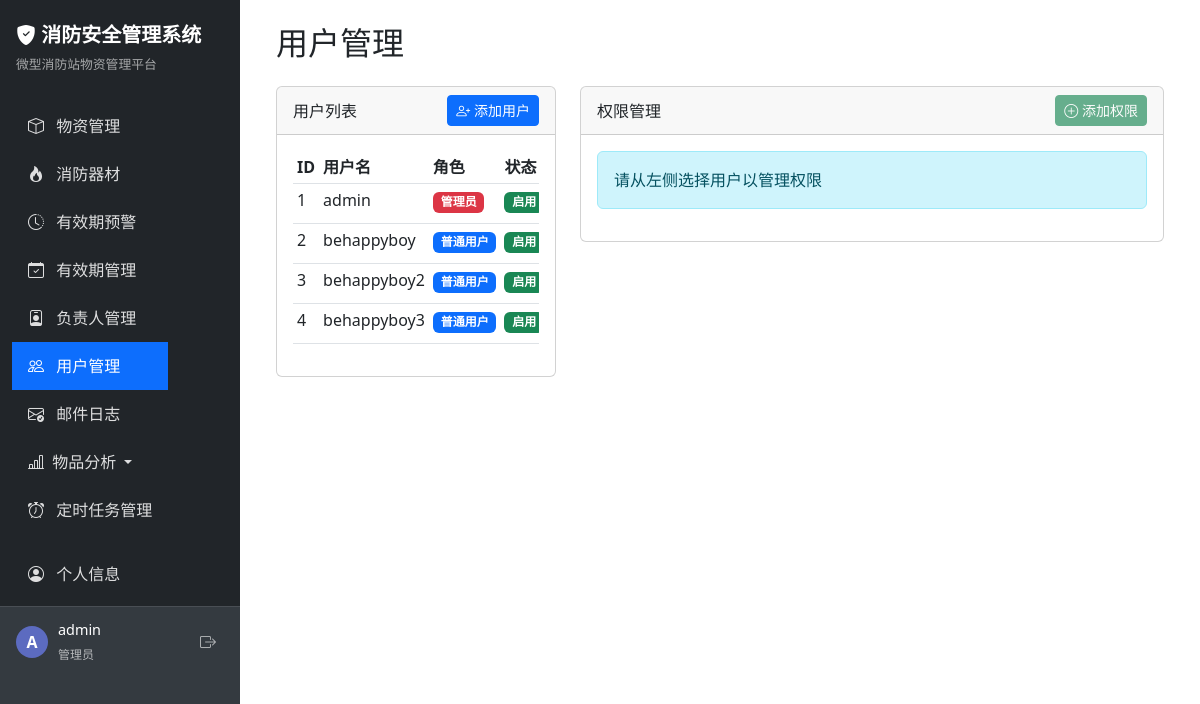
The app's page /admin/users (signed in) with its own data.
### app/models/user.py (models this page shows, shortened)
class User(UserMixin, db.Model):
    __tablename__ = 'user'
    id = db.Column(db.Integer, primary_key=True)
    username = db.Column(db.String(80), unique=True, nullable=False)
    password_hash = db.Column(db.String(256), nullable=False)
    role = db.Column(db.String(20), default='user')  # admin 或 user
    is_active = db.Column(db.Boolean, default=True)  # 账号是否启用
    email = db.Column(db.String(120))  # 添加邮箱字段

### app/routes/admin.py (the view)
    def decorated_function(*args, **kwargs):
        if not current_user.is_authenticated or current_user.role != 'admin':
            flash('您没有访问此页面的权限')
            return redirect(url_for('station.index'))
        return f(*args, **kwargs)

### app/routes/admin.py (called while the page is built)
def admin_required(f):
    def decorated_function(*args, **kwargs):
        if not current_user.is_authenticated or current_user.role != 'admin':
            flash('您没有访问此页面的权限')
            return redirect(url_for('station.index'))
        return f(*args, **kwargs)
    decorated_function.__name__ = f.__name__
    return decorated_function

@admin_bp.route('/users')
@login_required
@admin_required
def users():
    try:
        users = User.query.all()
        return render_template('admin/users.html', users=users)
    except Exception as e:
        import traceback
        traceback.print_exc()  # 打印完整堆栈到控制台
        flash(f'加载用户数据出错: {str(e)}', 'danger')
        return redirect(url_for('index'))

### app/templates/admin/users.html (shortened to what this page needs)
{% extends 'base.html' %}
{% block content %}
<div class="container-fluid">
    <h2 class="mb-4">用户管理</h2>
    <div class="row">
        <div class="col-md-4">
            <div class="card">
                <div class="card-header d-flex justify-content-between align-items-center">
                    <span>用户列表</span>
                    <button class="btn btn-primary btn-sm" data-bs-toggle="modal" data-bs-target="#addUserModal">
                        <i class="bi bi-person-plus"></i> 添加用户
                    </button>
                </div>
                <div class="card-body">
                    {% if users %}
                    <div class="table-responsive">
                        <table class="table table-hover table-sm">
                            <thead>
                                <tr>
                                    <th>ID</th>
                                    <th>用户名</th>
                                    <th>角色</th>
                                    <th>状态</th>
                                </tr>
                            </thead>
                            <tbody>
                                {% for user in users %}
                                <tr data-user-id="{{ user.id }}" class="user-row {% if selected_user_id == user.id %}selected-user{% endif %}">
                                    <td>{{ user.id }}</td>
                                    <td>{{ user.username }}</td>
                                    <td>
                                        <span class="badge {% if user.role == 'admin' %}bg-danger{% else %}bg-primary{% endif %}">
                                            {{ '管理员' if user.role == 'admin' else '普通用户' }}
                                        </span>
                                    </td>
                                    <td>
                                        <span class="badge {% if user.is_active %}bg-success{% else %}bg-secondary{% endif %}">
                                            {{ '启用' if user.is_active else '禁用' }}
                                        </span>
                                    </td>
                                </tr>
                                {% endfor %}
                            </tbody>
                        </table>
                    </div>
                    {% else %}
                    <div class="alert alert-info">暂无用户数据</div>
                    {% endif %}
                </div>
            </div>
        </div>
        <div class="col-md-8">
            <div class="card">
                <div class="card-header d-flex justify-content-between align-items-center">
                    <div>
                        <span>权限管理</span>
                    </div>
                    <button id="add-permission-btn" class="btn btn-success btn-sm" data-bs-toggle="modal" data-bs-target="#addPermissionModal" disabled>
                        <i class="bi bi-plus-circle"></i> 添加权限
                    </button>
                </div>
                <div class="card-body">
                    <div id="permissions-placeholder" class="alert alert-info">
                        请从左侧选择用户以管理权限
                    </div>
                </div>
            </div>
        </div>
    </div>
</div>
{% endblock %}

### app/templates/base.html (shortened to what this page needs)
<!DOCTYPE html>
<html lang="zh-CN">
<head>
    <link href="https://cdn.jsdelivr.net/npm/bootstrap@5.3.0/dist/css/bootstrap.min.css" rel="stylesheet">
    <link href="https://cdn.jsdelivr.net/npm/bootstrap-icons@1.11.0/font/bootstrap-icons.css" rel="stylesheet">
</head>
<body>
    <div class="wrapper">
        <nav class="sidebar" id="sidebar">
            <div class="sidebar-header">
                <a href="{{ url_for('index') }}">
                    <i class="bi bi-shield-fill-check"></i> 消防安全管理系统
                </a>
                <div class="subtitle">微型消防站物资管理平台</div>
            </div>
            <div class="sidebar-nav">
                <nav class="navbar navbar-dark bg-dark">
                    <div class="container-fluid">
                        <ul class="navbar-nav">
                            <li class="nav-item">
                                <a class="nav-link {% if request.path.startswith('/station') %}active{% endif %}
                                          {% if not user_permissions_by_type.micro_station and current_user.role != 'admin' %}no-permission{% endif %}"
                                   href="{{ url_for('station.index') }}"
                                   >
                                    <i class="bi bi-box"></i> 物资管理
                                </a>
                            </li>
                            <li class="nav-item">
                                <a class="nav-link {% if request.path.startswith('/equipment') %}active{% endif %}
                                          {% if not user_permissions_by_type.fire_equipment and current_user.role != 'admin' %}no-permission{% endif %}"
                                   href="{{ url_for('equipment.index') }}"
                                   >
                                    <i class="bi bi-fire"></i> 消防器材
                                </a>
                            </li>
                            <li class="nav-item">
                                <a class="nav-link {% if request.path == '/admin/expiry_alert' %}active{% endif %}
                                          {% if not can_view_expiry_alert %}no-permission{% endif %}"
                                   href="{{ url_for('admin.expiry_alert') }}"
                                   >
                                    <i class="bi bi-clock-history"></i> 有效期预警
                                </a>
                            </li>
                            {% if current_user.role == 'admin' %}
                            <li class="nav-item">
                                <a class="nav-link {% if request.path == '/admin/expiry' %}active{% endif %}" href="{{ url_for('admin.expiry') }}">
                                    <i class="bi bi-calendar-check"></i> 有效期管理
                                </a>
                            </li>
                            <li class="nav-item">
                                <a class="nav-link {% if request.path == '/admin/responsible' %}active{% endif %}" href="{{ url_for('admin.responsible') }}">
                                    <i class="bi bi-person-badge"></i> 负责人管理
                                </a>
                            </li>
                            <li class="nav-item">
                                <a class="nav-link {% if request.path == '/admin/users' %}active{% endif %}" href="{{ url_for('admin.users') }}">
                                    <i class="bi bi-people"></i> 用户管理
                                </a>
                            </li>
                            <li class="nav-item">
                                <a class="nav-link {% if request.path == '/admin/mail_logs' %}active{% endif %}" href="{{ url_for('admin.mail_logs') }}">
                                    <i class="bi bi-envelope-check"></i> 邮件日志
                                </a>
                            </li>
                            {% if current_user.is_authenticated and current_user.role == 'admin' %}
                            <li class="nav-item dropdown">
                                <a class="nav-link dropdown-toggle" href="#" id="analysisDropdown" role="button" data-bs-toggle="dropdown" aria-expanded="false">
                                    <i class="bi bi-bar-chart-line me-1"></i> 物品分析
                                </a>
                            </li>
                            {% endif %}
                            <li class="nav-item">
                                <a class="nav-link {% if request.path.startswith('/scheduler') %}active{% endif %}" href="{{ url_for('scheduler.index') }}">
                                    <i class="bi bi-alarm"></i> 定时任务管理
                                </a>
                            </li>
                            {% endif %}
                            <li class="nav-item mt-3">
                                <a class="nav-link {% if request.path == '/auth/my_account' %}active{% endif %}" href="{{ url_for('auth.my_account') }}">
                                    <i class="bi bi-person-circle"></i> 个人信息
                                </a>
                            </li>
                        </ul>
                    </div>
                </nav>
            </div>
            {% if current_user.is_authenticated %}
            <div class="user-info mt-auto">
                <div class="user-avatar">
                    {{ current_user.username[0].upper() }}
                </div>
                <div class="user-details">
                    <p class="user-name">{{ current_user.username }}</p>
                    <span class="user-role">
                        {% if current_user.role == 'admin' %}管理员{% else %}普通用户{% endif %}
                    </span>
                </div>
                <a href="{{ url_for('auth.logout') }}" class="logout-btn" title="退出登录">
                    <i class="bi bi-box-arrow-right"></i>
                </a>
            </div>
            {% else %}
            <div class="mt-auto p-3">
                <a href="{{ url_for('auth.login') }}" class="btn btn-outline-light btn-sm w-100">
                    <i class="bi bi-box-arrow-in-right me-1"></i> 登录
                </a>
            </div>
            {% endif %}
        </nav>
        <main class="content">
            {% block content %}{% endblock %}
        </main>
    </div>
</body>
</html>

### app/templates/base.html (style rules this page uses)
body { min-height: 100vh; display: flex; flex-direction: column; }
.wrapper { display: flex; flex: 1; }
.sidebar { width: 240px; min-height: 100vh; background-color: #343a40; color: #fff; position: fixed; left: 0; top: 0; bottom: 0; z-index: 1000; padding-top: 0; overflow-y: auto; transition: all 0.3s; }
.sidebar .sidebar-header { padding: 1.25rem 1rem; background-color: #212529; }
.sidebar .sidebar-header a { color: #fff; text-decoration: none; font-size: 1.25rem; font-weight: bold; }
.sidebar .sidebar-header .subtitle { color: rgba(255,255,255,0.6); font-size: 0.8rem; margin-top: 5px; }
.sidebar .nav-link { color: rgba(255, 255, 255, 0.85); padding: 0.75rem 1rem; font-size: 1rem; border-radius: 0; transition: all 0.2s; }
.sidebar .nav-link.active { color: #fff; background-color: #0d6efd; }
.sidebar .nav-link i { margin-right: 8px; width: 18px; text-align: center; }
main.content { margin-left: 240px; flex: 1; padding: 1.5rem; transition: all 0.3s; }
.user-info { display: flex; align-items: center; padding: 0.75rem 1rem; border-top: 1px solid rgba(255,255,255,0.1); margin-top: auto; }
.user-avatar { width: 32px; height: 32px; border-radius: 50%; background-color: #5c6bc0; color: #fff; display: flex; align-items: center; justify-content: center; font-weight: bold; margin-right: 10px; }
.user-details { flex-grow: 1; }
.user-name { font-weight: 500; color: #fff; margin-bottom: 0; font-size: 0.9rem; }
.user-role { font-size: 0.75rem; color: rgba(255,255,255,0.65); }
.logout-btn { width: 32px; height: 32px; background: none; border: none; color: rgba(255,255,255,0.6); display: flex; align-items: center; justify-content: center; border-radius: 4px; padding: 0; }

### records on screen
User: username "A", username "admin", id "1", role "管理员", is_active "启用"
User: id "2", username "behappyboy", role "普通用户", is_active "启用"
User: id "3", username "behappyboy2", role "普通用户", is_active "启用"
User: id "4", username "behappyboy3", role "普通用户", is_active "启用"
